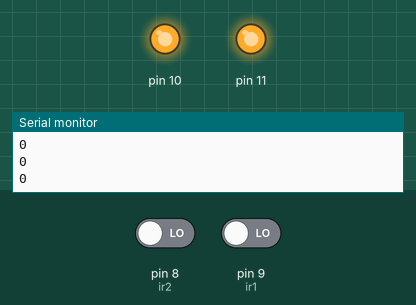
Bench run of a sketch on a simulated Arduino Uno, built with avr-gcc and run on an emulated ATmega328P. Shown: output pins drawn as LEDs (lit = HIGH), the last lines printed to the serial monitor. Inputs (shaded band) come from the test bench; at power-on: pin 9 (ir1) LOW, pin 8 (ir2) LOW.

Above: at 1.4 s.
1.5 s: pin 9 (ir1) driven HIGH
At 3.0 s:
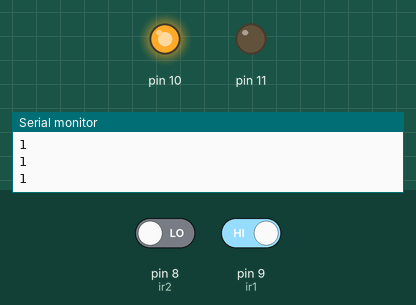
3.3 s: pin 9 (ir1) driven LOW
At 4.6 s:
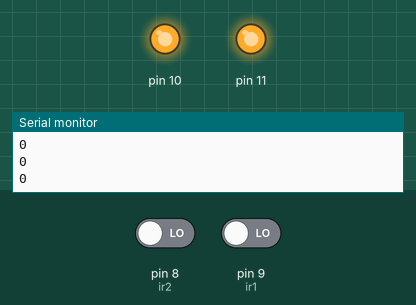
5.1 s: pin 8 (ir2) driven HIGH
At 6.1 s:
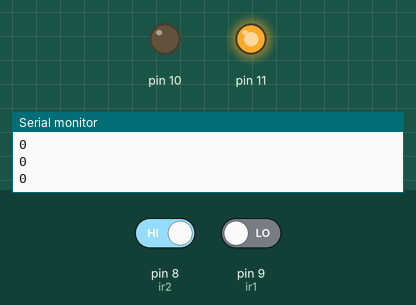
6.9 s: pin 8 (ir2) driven LOW
At 8.6 s:
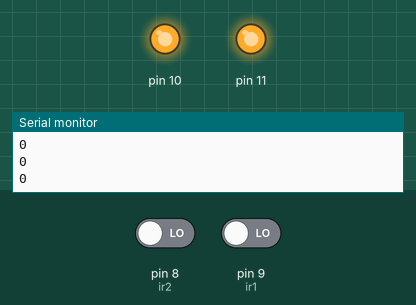
Timing chart, 0 to 9.7 s (numbered marks = the images above; inputs shaded):
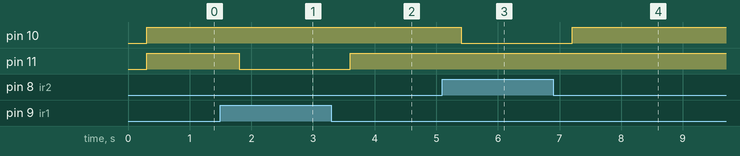

The sketch:

IR_SENSOR.ino
```cpp
int ir1=9;
int X;

int ir2=8;
int Y;

void setup() {
  Serial.begin(9600);
  pinMode(11,OUTPUT);
  pinMode(10,OUTPUT);
  pinMode(8,INPUT);
  pinMode(9,INPUT);


}

void loop() {
  X=digitalRead(ir1);
  Y=digitalRead(ir2);
  Serial.println(X);
  delay(300);
  if(X==1)
  {
      digitalWrite(11,LOW);
}
else
{
      digitalWrite(11,HIGH);
}

if (Y==1) {
      digitalWrite(10,LOW);
}
else {
      digitalWrite(10,HIGH);
}
}
```

Measured:
- after the input at 1.5 s, pin 11: HIGH → LOW after 0.30 s
- after the input at 3.3 s, pin 11: LOW → HIGH after 0.30 s
- after the input at 5.1 s, pin 10: HIGH → LOW after 0.30 s
- after the input at 6.9 s, pin 10: LOW → HIGH after 0.30 s
